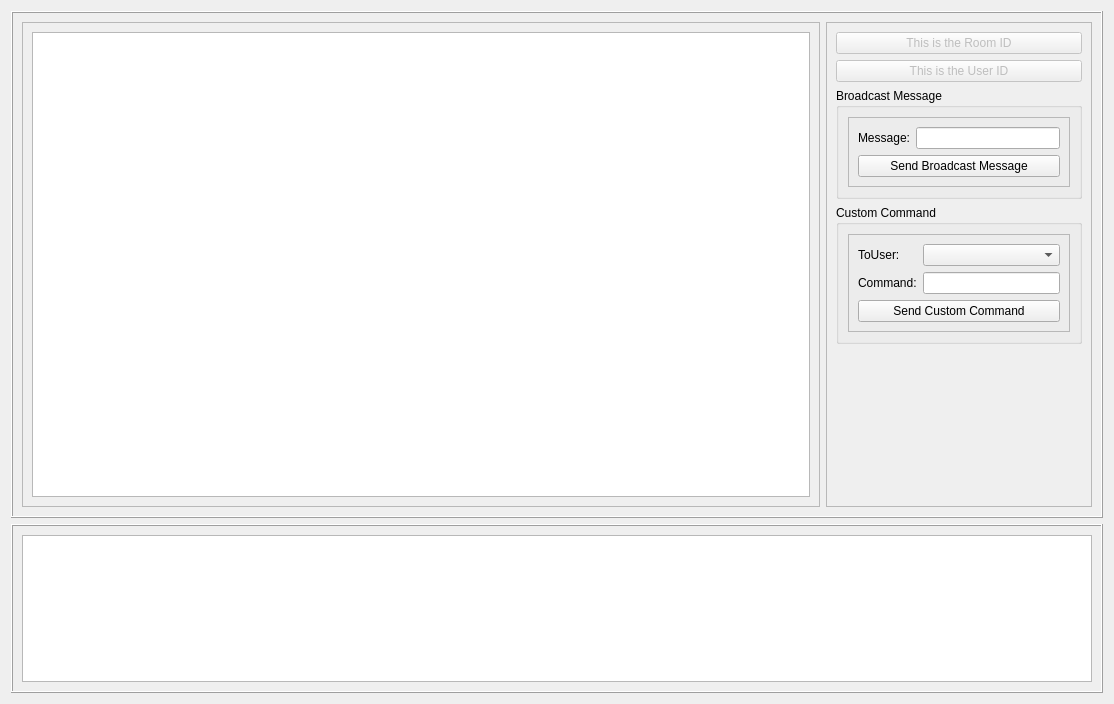
<?xml version="1.0" encoding="UTF-8"?>
<ui version="4.0">
 <class>ZegoRoomMessageDemo</class>
 <widget class="QWidget" name="ZegoRoomMessageDemo">
  <property name="geometry">
   <rect>
    <x>0</x>
    <y>0</y>
    <width>1114</width>
    <height>704</height>
   </rect>
  </property>
  <property name="windowTitle">
   <string>Form</string>
  </property>
  <layout class="QVBoxLayout" name="verticalLayout_3" stretch="3,1">
   <item>
    <widget class="QFrame" name="frame">
     <property name="frameShape">
      <enum>QFrame::Box</enum>
     </property>
     <property name="frameShadow">
      <enum>QFrame::Raised</enum>
     </property>
     <layout class="QHBoxLayout" name="horizontalLayout" stretch="3,1">
      <item>
       <widget class="QFrame" name="frame_6">
        <property name="frameShape">
         <enum>QFrame::StyledPanel</enum>
        </property>
        <property name="frameShadow">
         <enum>QFrame::Raised</enum>
        </property>
        <layout class="QVBoxLayout" name="verticalLayout_6">
         <item>
          <widget class="QTextEdit" name="textEdit_IM_panel"/>
         </item>
        </layout>
       </widget>
      </item>
      <item>
       <widget class="QFrame" name="frame_2">
        <property name="maximumSize">
         <size>
          <width>500</width>
          <height>16777215</height>
         </size>
        </property>
        <property name="frameShape">
         <enum>QFrame::StyledPanel</enum>
        </property>
        <property name="frameShadow">
         <enum>QFrame::Raised</enum>
        </property>
        <layout class="QVBoxLayout" name="verticalLayout" stretch="0,0,0,0,1">
         <item>
          <widget class="QPushButton" name="pushButton_roomID">
           <property name="enabled">
            <bool>false</bool>
           </property>
           <property name="text">
            <string>This is the Room ID</string>
           </property>
          </widget>
         </item>
         <item>
          <widget class="QPushButton" name="pushButton_userID">
           <property name="enabled">
            <bool>false</bool>
           </property>
           <property name="text">
            <string>This is the User ID</string>
           </property>
          </widget>
         </item>
         <item>
          <widget class="QGroupBox" name="groupBox">
           <property name="title">
            <string>Broadcast Message</string>
           </property>
           <layout class="QHBoxLayout" name="horizontalLayout_2">
            <item>
             <widget class="QFrame" name="frame_3">
              <property name="frameShape">
               <enum>QFrame::StyledPanel</enum>
              </property>
              <property name="frameShadow">
               <enum>QFrame::Raised</enum>
              </property>
              <layout class="QFormLayout" name="formLayout_3">
               <item row="4" column="0">
                <widget class="QLabel" name="label_10">
                 <property name="text">
                  <string>Message:</string>
                 </property>
                </widget>
               </item>
               <item row="4" column="1">
                <widget class="QLineEdit" name="lineEdit_broadcast_message"/>
               </item>
               <item row="5" column="0" colspan="2">
                <widget class="QPushButton" name="pushButton_send_broadcast_message">
                 <property name="text">
                  <string>Send Broadcast Message</string>
                 </property>
                </widget>
               </item>
              </layout>
             </widget>
            </item>
           </layout>
          </widget>
         </item>
         <item>
          <widget class="QGroupBox" name="groupBox_2">
           <property name="title">
            <string>Custom Command</string>
           </property>
           <layout class="QHBoxLayout" name="horizontalLayout_3">
            <item>
             <widget class="QFrame" name="frame_4">
              <property name="frameShape">
               <enum>QFrame::StyledPanel</enum>
              </property>
              <property name="frameShadow">
               <enum>QFrame::Raised</enum>
              </property>
              <layout class="QFormLayout" name="formLayout_4">
               <item row="4" column="0">
                <widget class="QLabel" name="label_11">
                 <property name="text">
                  <string>Command:</string>
                 </property>
                </widget>
               </item>
               <item row="4" column="1">
                <widget class="QLineEdit" name="lineEdit_custom_command"/>
               </item>
               <item row="5" column="0" colspan="2">
                <widget class="QPushButton" name="pushButton_send_custom_command">
                 <property name="text">
                  <string>Send Custom Command</string>
                 </property>
                </widget>
               </item>
               <item row="1" column="0">
                <widget class="QLabel" name="label">
                 <property name="text">
                  <string>ToUser:</string>
                 </property>
                </widget>
               </item>
               <item row="1" column="1">
                <widget class="QComboBox" name="comboBox_toUser"/>
               </item>
              </layout>
             </widget>
            </item>
           </layout>
          </widget>
         </item>
         <item>
          <spacer name="verticalSpacer">
           <property name="orientation">
            <enum>Qt::Vertical</enum>
           </property>
           <property name="sizeHint" stdset="0">
            <size>
             <width>20</width>
             <height>40</height>
            </size>
           </property>
          </spacer>
         </item>
        </layout>
       </widget>
      </item>
     </layout>
    </widget>
   </item>
   <item>
    <widget class="QFrame" name="frame_5">
     <property name="sizePolicy">
      <sizepolicy hsizetype="Preferred" vsizetype="Preferred">
       <horstretch>0</horstretch>
       <verstretch>0</verstretch>
      </sizepolicy>
     </property>
     <property name="minimumSize">
      <size>
       <width>300</width>
       <height>0</height>
      </size>
     </property>
     <property name="maximumSize">
      <size>
       <width>16777215</width>
       <height>16777215</height>
      </size>
     </property>
     <property name="frameShape">
      <enum>QFrame::Box</enum>
     </property>
     <property name="frameShadow">
      <enum>QFrame::Raised</enum>
     </property>
     <layout class="QVBoxLayout" name="verticalLayout_2">
      <item>
       <widget class="QTextEdit" name="textEdit_log">
        <property name="html">
         <string>&lt;!DOCTYPE HTML PUBLIC &quot;-//W3C//DTD HTML 4.0//EN&quot; &quot;http://www.w3.org/TR/REC-html40/strict.dtd&quot;&gt;
&lt;html&gt;&lt;head&gt;&lt;meta name=&quot;qrichtext&quot; content=&quot;1&quot; /&gt;&lt;style type=&quot;text/css&quot;&gt;
p, li { white-space: pre-wrap; }
&lt;/style&gt;&lt;/head&gt;&lt;body style=&quot; font-family:'SimSun'; font-size:9pt; font-weight:400; font-style:normal;&quot;&gt;
&lt;p style=&quot;-qt-paragraph-type:empty; margin-top:0px; margin-bottom:0px; margin-left:0px; margin-right:0px; -qt-block-indent:0; text-indent:0px;&quot;&gt;&lt;br /&gt;&lt;/p&gt;&lt;/body&gt;&lt;/html&gt;</string>
        </property>
       </widget>
      </item>
     </layout>
    </widget>
   </item>
  </layout>
 </widget>
 <resources/>
 <connections/>
</ui>
